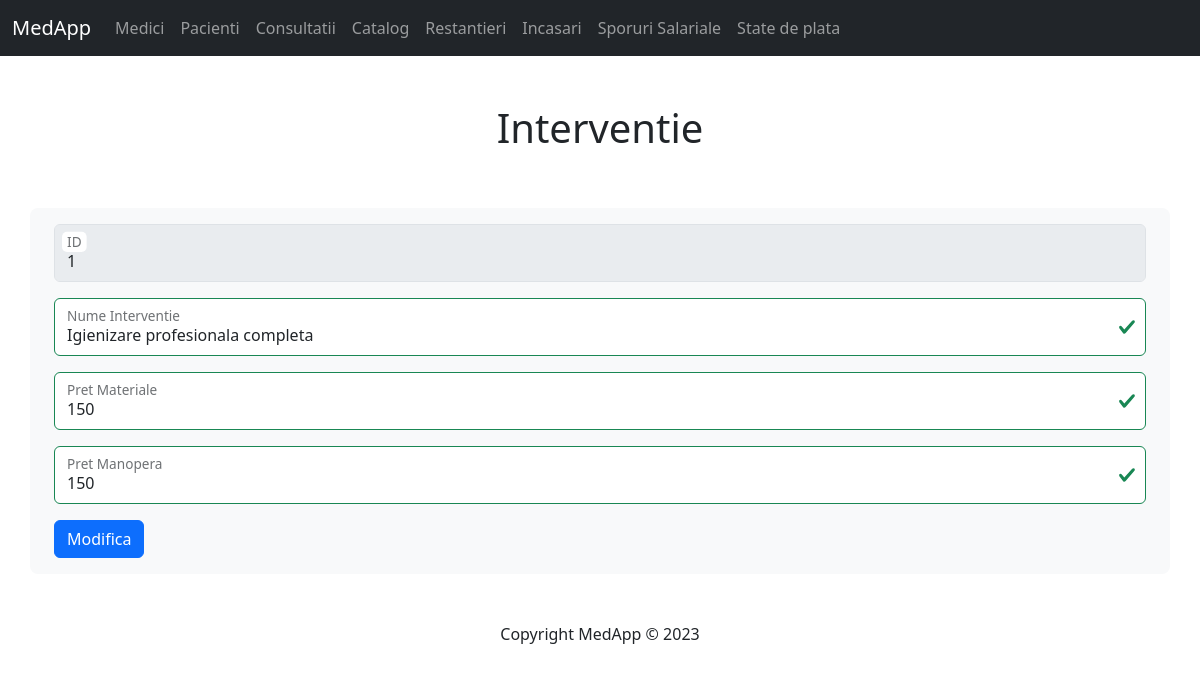
The page /forms/catalog_form.php?id=1 on the database its author committed.
### tables this page shows
CREATE TABLE catalog (
    id INT PRIMARY KEY AUTO_INCREMENT,
    nume_interventie VARCHAR(100),
    cost_materiale INT,
    pret_manopera INT,
    pret_total INT
);

### php/catalog_code.php (called while the page is built, shortened)
<?php
include($_SERVER['DOCUMENT_ROOT'] . '/medapp/inc/db.php');
if(isset($_GET['id']) && intval($_GET['id'])) {
    $updateID = $_GET['id'];
    $selectId = "SELECT * FROM catalog WHERE id = '$updateID'";
    $rezultatUpdate = mysqli_query($conn, $selectId);
    $rand = mysqli_fetch_assoc($rezultatUpdate);
    $updateNume = $rand['nume_interventie'];
    $updateMateriale = $rand['cost_materiale'];
    $updateManopera = $rand['pret_manopera'];
}
?>

### forms/catalog_form.php (the view, shortened to what this page needs)
<?php
    include($_SERVER['DOCUMENT_ROOT'] . '/medapp/inc/header.php');
    include($_SERVER['DOCUMENT_ROOT'] . '/medapp/php/catalog_code.php');
?>
<form action='<?php echo "http://$_SERVER[HTTP_HOST]$_SERVER[REQUEST_URI]"; ?>' class="was-validated" method='post'>
    <?php
        if(!is_null($updateID)) {
            echo "<div class='form-floating mb-3'>
                    <input type='text' name='updateId' class='form-control' value='$updateID' disabled>
                    <label for='updateId' class='form-label'>ID</label>
                </div>";
        }
    ?>
    <div class="form-floating mb-3">
        <input type="text" class="form-control is-invalid" name="nume" placeholder="nume" <?php echo (!is_null($updateID)) ? "value='$updateNume'" : "" ; ?> required>
        <label for="nume" class="form-label">Nume Interventie</label>
    </div>
    <div class="form-floating mb-3">
        <input type="number" class="form-control is-invalid" placeholder="materiale" name="materiale" <?php echo (!is_null($updateID)) ? "value='$updateMateriale'" : "" ; ?> required>
        <label for="materiale" class="form-label">Pret Materiale</label>
    </div>
    <div class="form-floating mb-3">
        <input type="number" class="form-control is-invalid" placeholder="manopera" name="manopera" <?php echo (!is_null($updateID)) ? "value='$updateManopera'" : "" ; ?> required>
        <label for="manopera" class="form-label">Pret Manopera</label>
    </div>
    <div class="mb-3">
        <button class="btn btn-primary" type="submit" name="submit">
            <?php echo (is_null($updateID)) ? "Adauga" : "Modifica"; ?>
        </button>
    </div>
</form>
<?php include($_SERVER['DOCUMENT_ROOT'] . '/medapp/inc/footer.php'); ?>

### rows shown on the page
catalog: nume "Igienizare profesionala completa", materiale "150", manopera "150"
